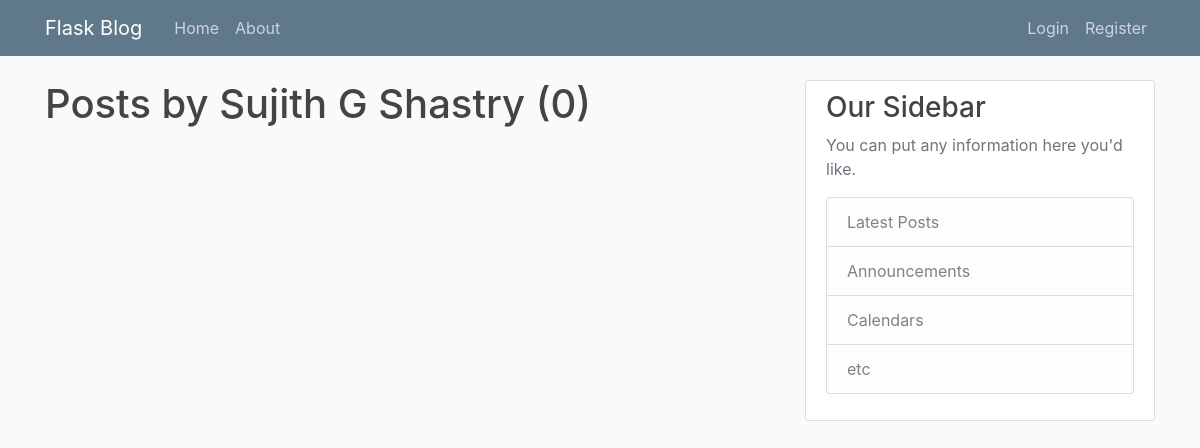
Page /user/Sujith G Shastry on the earlier database version.
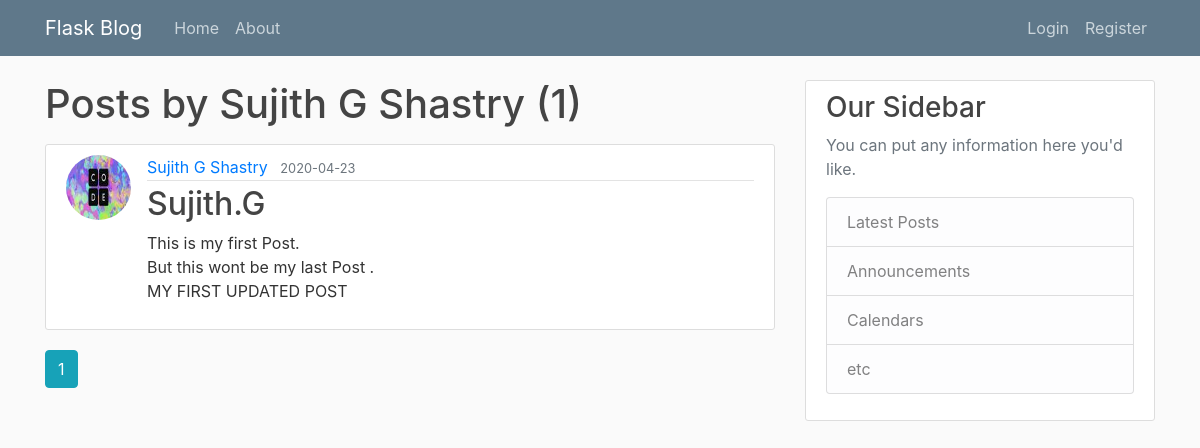
Same page on the later database version.
### flaskblog/models.py (models this page shows, shortened)
class Post(db.Model):
    id = db.Column(db.Integer, primary_key=True)
    title = db.Column(db.String(100), nullable=False)
    date_posted = db.Column(db.DateTime, nullable=False, default=datetime.utcnow)
    content = db.Column(db.Text, nullable=False)
    user_id = db.Column(db.Integer, db.ForeignKey('user.id'), nullable=False)

class User(db.Model, UserMixin):
    id = db.Column(db.Integer, primary_key=True)
    username = db.Column(db.String(20), unique=True, nullable=False)
    email = db.Column(db.String(120), unique=True, nullable=False)
    image_file = db.Column(db.String(20), nullable=False, default='default.jpg')
    password = db.Column(db.String(60), nullable=False)
    posts = db.relationship('Post', backref='author', lazy=True)

### flaskblog/routes.py (the view)
@app.route("/user/<string:username>")
def user_posts(username):
    page = request.args.get('page', 1, type=int)
    user = User.query.filter_by(username=username).first_or_404()
    posts = Post.query.filter_by(author=user)\
        .order_by(Post.date_posted.desc())\
        .paginate(page=page, per_page=3)
    return render_template('user_posts.html', posts=posts, user=user)

### flaskblog/template/user_posts.html
{% extends "layout.html" %}
{% block content %}
    <h1 class="mb-3">Posts by {{ user.username }} ({{ posts.total }})</h1>
    {% for post in posts.items %}
        <article class="media content-section">
          <img class="rounded-circle article-img" src="{{ url_for('static', filename='profile_pics/' + post.author.image_file) }}">
          <div class="media-body">
            <div class="article-metadata">
              <a class="mr-2" href="{{ url_for('user_posts', username=post.author.username) }}">{{ post.author.username }}</a>
              <small class="text-muted">{{ post.date_posted.strftime('%Y-%m-%d') }}</small>
            </div>
            <h2><a class="article-title" href="{{ url_for('post', post_id=post.id) }}">{{ post.title }}</a></h2>
            <p class="article-content">{{ post.content }}</p>
          </div>
        </article>
    {% endfor %}
    {% for page_num in posts.iter_pages(left_edge=1, right_edge=1, left_current=1, right_current=2) %}
      {% if page_num %}
        {% if posts.page == page_num %}
          <a class="btn btn-info mb-4" href="{{ url_for('user_posts', username=user.username, page=page_num) }}">{{ page_num }}</a>
        {% else %}
          <a class="btn btn-outline-info mb-4" href="{{ url_for('user_posts', username=user.username, page=page_num) }}">{{ page_num }}</a>
        {% endif %}
      {% else %}
        ...
      {% endif %}
    {% endfor %}
{% endblock content %}

Differences in the rows shown:
added Post: image_file (picture), author.username "Sujith G Shastry", date_posted "2020-04-23", title "Sujith.G", content "This is my first Post. But this wont be my last Post . MY FIRST UPDATED POST"
Other differences:
{{ posts.total }}: "0" → "1"
new list line: "1"
